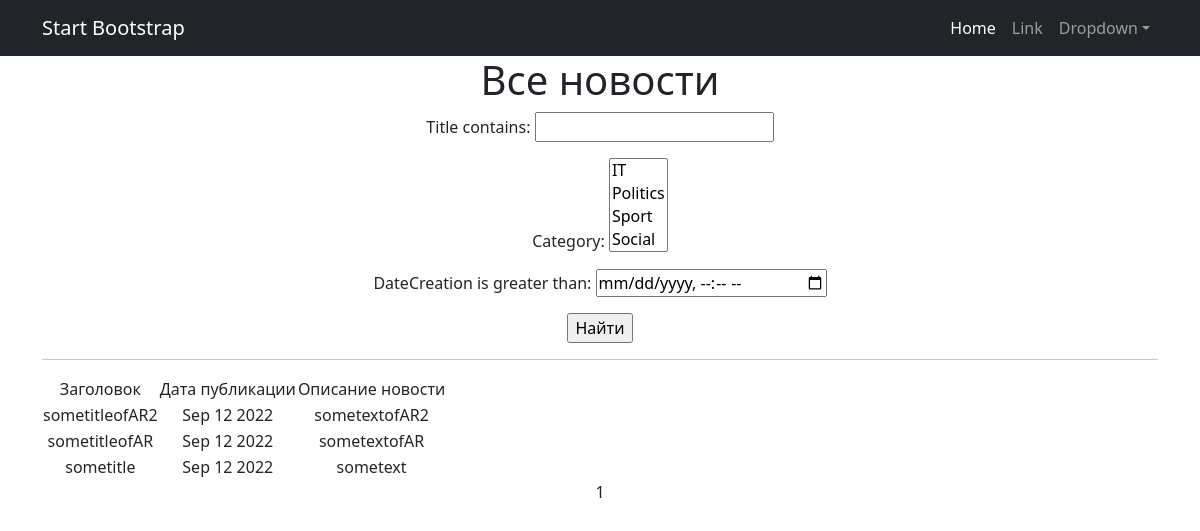
Page /news/search/ on the earlier database version.
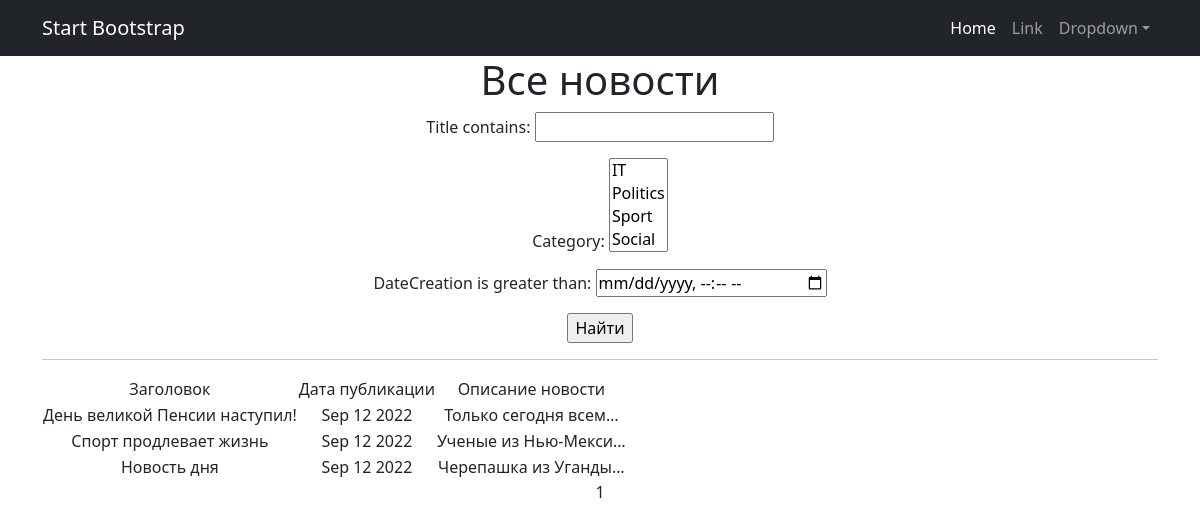
Same page on the later database version.
### news/models.py (models this page shows, shortened)
class Post(models.Model):
    author = models.ForeignKey(Author, on_delete=models.CASCADE)
    NEWS = 'NW'
    ARTICLE = 'AR'
    CATEGORY_CHOICES = (
        (NEWS, 'Новость'),
        (ARTICLE, 'Статья')
    )
    categoryType = models.CharField(max_length=2, choices=CATEGORY_CHOICES, default=ARTICLE)
    dateCreation = models.DateTimeField(auto_now_add=True)
    postCategory = models.ManyToManyField(Category, through='PostCategory')
    title = models.CharField(max_length=128)
    text = models.TextField()
    rating = models.SmallIntegerField(default=0)

### news/views.py (the view)
# urls.py: path('search/', PostSearch.as_view(), name='post_search'),
class PostSearch(ListView):
    model = Post
    ordering = '-dateCreation'
    template_name = 'posts_search.html'
    context_object_name = 'posts'
    paginate_by = 10
    def get_queryset(self):
        queryset = super().get_queryset()
        self.filterset = PostFilter(self.request.GET, queryset)
        return self.filterset.qs
    def get_context_data(self, **kwargs):
        context = super().get_context_data(**kwargs)
        context['filterset'] = self.filterset
        context['time_now'] = datetime.utcnow()
        return context

### news/models.py (called while the page is built)
    def __str__(self):
        return self.name

### news/templatetags/custom_filters.py (called while the page is built)
@register.filter()
def censor(value):
    bad_words = ('редиска', 'дурак', 'придурок')
    if not isinstance(value, str):
        raise ValueError('Невозможно применить цензор не к строке')
    for word in value.split():
        if word.lower() in bad_words:
            value = value.replace(word, f"{word[0]}{'*' * (len(word) - 1)}")
    return value

### templates/posts_search.html (shortened to what this page needs)
{% extends 'flatpages/default.html' %}
{% load custom_filters %}
{% load custom_tags %}
{% block content %}
   <h1>Все новости</h1>
   <form action="" method="get">
       {{ filterset.form.as_p }}
       <input type="submit" value="Найти" />
   </form>
   <hr>
   {% if posts %}
       <table>
           <tr>
               <td>Заголовок</td>
               <td>Дата публикации</td>
               <td>Описание новости</td>
           </tr>
           {% for post in posts %}
           <tr>
               <td>{{ post.title }}</td>
               <td>{{ post.dateCreation|date:'M d Y' }}</td>
               <td>{{ post.text|censor|truncatechars:20 }}</td>
           </tr>
           {% endfor %}
       </table>
   {% else %}
       <h2>Новостей нет!</h2>
   {% endif %}
   {{ page_obj.number }}
{% endblock content %}

Differences in the rows shown:
changed Post: title "sometitleofAR2" → "День великой Пенсии наступил!"; text|censor "sometextofAR2" → "Только сегодня всем…"
changed Post: title "sometitleofAR" → "Спорт продлевает жизнь"; text|censor "sometextofAR" → "Ученые из Нью-Мекси…"
changed Post: title "sometitle" → "Новость дня"; text|censor "sometext" → "Черепашка из Уганды…"
